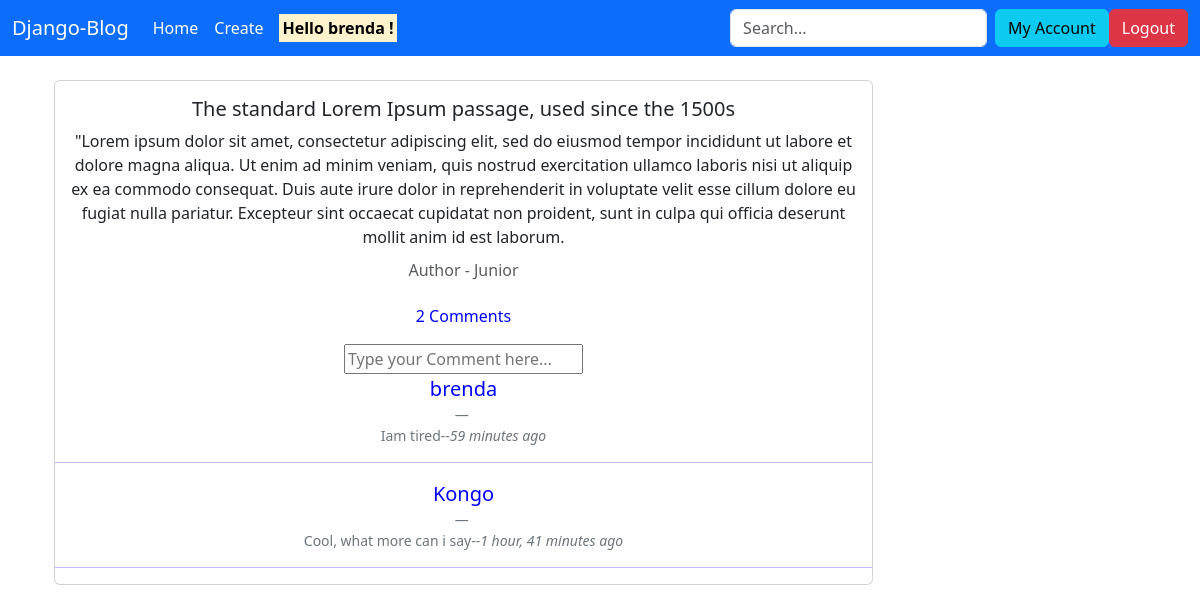
Screenshot of /post/6 (signed in) with the database file from the repository.
### base/models.py (models this page shows, shortened)
class Post(models.Model):
    title = models.CharField(max_length=100)
    body = models.TextField()
    author = models.ForeignKey(User, on_delete=models.CASCADE)
    created = models.DateTimeField(auto_now_add=True)
    updated = models.DateTimeField(auto_now=True)
    class Meta:
        ordering = ['-created']

class Comment(models.Model):
    author = models.ForeignKey(User, on_delete=models.CASCADE)
    post = models.ForeignKey('Post', on_delete=models.CASCADE)
    comment = models.CharField(max_length=100)
    created = models.DateTimeField(auto_now_add=True)
    class Meta:
        ordering = ['-created']

### base/views.py (the view, shortened to what this page needs)
# urls.py: path('post/<str:pk>', views.getPost, name='post_detail'),
def getPost(request, pk):
    post = Post.objects.get(id=pk)
    return render(request, 'post_detail.html', {
        'post': post
    })

### templates/post_detail.html (shortened to what this page needs)
{% extends './base.html' %} {% block content %}
<div class="container text-center p-4">
  <div class="row align-items-start">
    <div class="col">
      <div class="card w-75 mb-3 col-6">
        <div class="card-body">
          <h5 class="card-title">{{ post.title }}</h5>
          <p class="card-text">{{post.body}}</p>
          <h6 class="card-subtitle mb-2 text-body-secondary">
            Author - {{ post.author }}
          </h6>
        </div>
        <div style="color: blue" class="comments-container">
          <p class="bs-info-text-emphasis">
            {{post.comment_set.all.count}} Comments
          </p>
          {% if request.user.is_authenticated %}
          <form method="POST" action="">
            <input
              type="text"
              class=""
              name="comment"
              placeholder="Type your Comment here..."
            />
          </form>
          {% endif %}
          <figure>
            {% for comment in post.comment_set.all %}
            <blockquote class="blockquote">
              <p>{{comment.author}}</p>
            </blockquote>
            <figcaption class="blockquote-footer">
              <p>
                {{comment.comment}}--<cite title=""
                  >{{comment.created|timesince}} ago</cite
                >
              </p>
            </figcaption>
            <hr />
            {% endfor %}
          </figure>
        </div>
      </div>
    </div>
  </div>
</div>
{% endblock content %}

### templates/navbar.html (shortened to what this page needs)
<nav class="navbar navbar-expand-lg navbar-dark bg-primary">
  <div class="container-fluid">
    <a class="navbar-brand" href="{% url 'index' %}">Django-Blog</a>
    <div class="collapse navbar-collapse" id="navbarColor01">
      <ul class="navbar-nav me-auto">
        <li class="nav-item">
          <a class="nav-link active" href="{% url 'index' %}"
            >Home
          </a>
        </li>
        {% if request.user.is_authenticated %}
        <li class="nav-item">
          <a class="nav-link active" href="{% url 'create_post' %}">Create</a>
        </li>
        <li class="nav-item">
          <a class="nav-link" href="{% url 'index' %}">
            <strong><mark> Hello {{ request.user.username}} !</mark></strong>
          </a>
        </li>
        {% endif %}
      </ul>
      <form class="d-flex" action="" method="GET">
        <input
          class="form-control me-sm-2"
          type="search"
          name="search"
          placeholder="Search..."
        />
      </form>
      {% if request.user.is_authenticated %}
      <a href="{% url 'my_account' %}"
        ><button type="button" class="btn btn-info">My Account</button></a
      >
      <a href="{% url 'logout' %}"
        ><button type="button" class="btn btn-danger">Logout</button></a
      >
      {% endif %}
    </div>
  </div>
</nav>

### rows the page displays
Post: title "The standard Lorem Ipsum passage, used since the 1500s", body "\"Lorem ipsum dolor sit amet, consectetur adipiscing elit, sed do eiusmod tempor incididunt ut labore et dolore magna aliqua. Ut enim ad minim veniam, quis nostrud exercitation ullamco laboris nisi ut aliquip ex ea commodo consequat. Duis aute irure dolor in reprehenderit in voluptate velit esse cillum dolore eu fugiat nulla pariatur. Excepteur sint occaecat cupidatat non proident, sunt in culpa qui officia deserunt mollit anim id est laborum.", author "Junior", comment_set.all.count "2"
Comment: author "brenda", comment "Iam tired", created "59 minutes"
Comment: author "Kongo", comment "Cool, what more can i say", created "1 hour, 41 minutes"

### other values shown
{{ request.user.username }} "brenda"
